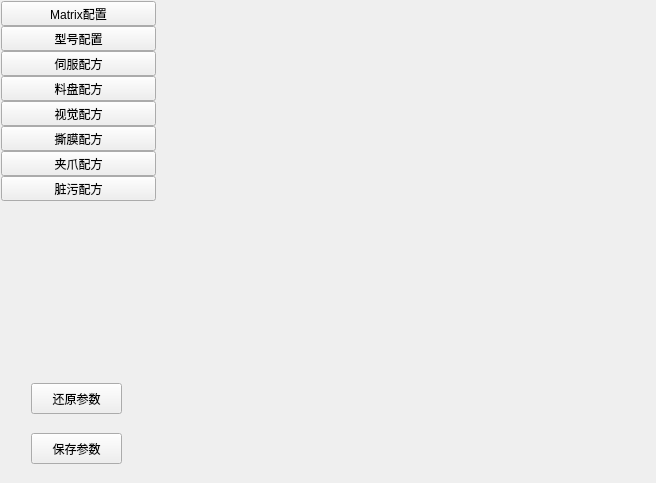
<?xml version="1.0" encoding="UTF-8"?>
<ui version="4.0">
 <class>WidgetProductSet</class>
 <widget class="QWidget" name="WidgetProductSet">
  <property name="geometry">
   <rect>
    <x>0</x>
    <y>0</y>
    <width>656</width>
    <height>483</height>
   </rect>
  </property>
  <property name="windowTitle">
   <string>Form</string>
  </property>
  <layout class="QHBoxLayout" name="horizontalLayout">
   <property name="leftMargin">
    <number>1</number>
   </property>
   <property name="topMargin">
    <number>1</number>
   </property>
   <property name="rightMargin">
    <number>6</number>
   </property>
   <property name="bottomMargin">
    <number>0</number>
   </property>
   <item>
    <widget class="QWidget" name="widgetLeftBar" native="true">
     <property name="maximumSize">
      <size>
       <width>155</width>
       <height>16777215</height>
      </size>
     </property>
     <layout class="QVBoxLayout" name="verticalLayout_2">
      <property name="spacing">
       <number>0</number>
      </property>
      <property name="leftMargin">
       <number>0</number>
      </property>
      <property name="topMargin">
       <number>0</number>
      </property>
      <property name="rightMargin">
       <number>0</number>
      </property>
      <property name="bottomMargin">
       <number>0</number>
      </property>
      <item>
       <widget class="QToolButton" name="btnMatrix_1">
        <property name="sizePolicy">
         <sizepolicy hsizetype="Expanding" vsizetype="Fixed">
          <horstretch>0</horstretch>
          <verstretch>0</verstretch>
         </sizepolicy>
        </property>
        <property name="text">
         <string>Matrix配置</string>
        </property>
       </widget>
      </item>
      <item>
       <widget class="QToolButton" name="btnProduct_2">
        <property name="sizePolicy">
         <sizepolicy hsizetype="Expanding" vsizetype="Fixed">
          <horstretch>0</horstretch>
          <verstretch>0</verstretch>
         </sizepolicy>
        </property>
        <property name="text">
         <string>型号配置</string>
        </property>
       </widget>
      </item>
      <item>
       <widget class="QToolButton" name="btnMotor_3">
        <property name="sizePolicy">
         <sizepolicy hsizetype="Expanding" vsizetype="Fixed">
          <horstretch>0</horstretch>
          <verstretch>0</verstretch>
         </sizepolicy>
        </property>
        <property name="text">
         <string>伺服配方</string>
        </property>
       </widget>
      </item>
      <item>
       <widget class="QToolButton" name="btnTray_4">
        <property name="sizePolicy">
         <sizepolicy hsizetype="Expanding" vsizetype="Fixed">
          <horstretch>0</horstretch>
          <verstretch>0</verstretch>
         </sizepolicy>
        </property>
        <property name="text">
         <string>料盘配方</string>
        </property>
       </widget>
      </item>
      <item>
       <widget class="QToolButton" name="btnVision_5">
        <property name="sizePolicy">
         <sizepolicy hsizetype="Expanding" vsizetype="Fixed">
          <horstretch>0</horstretch>
          <verstretch>0</verstretch>
         </sizepolicy>
        </property>
        <property name="text">
         <string>视觉配方</string>
        </property>
       </widget>
      </item>
      <item>
       <widget class="QToolButton" name="btnCalib_6">
        <property name="sizePolicy">
         <sizepolicy hsizetype="Expanding" vsizetype="Fixed">
          <horstretch>0</horstretch>
          <verstretch>0</verstretch>
         </sizepolicy>
        </property>
        <property name="text">
         <string>撕膜配方</string>
        </property>
       </widget>
      </item>
      <item>
       <widget class="QToolButton" name="btnMES_7">
        <property name="sizePolicy">
         <sizepolicy hsizetype="Expanding" vsizetype="Fixed">
          <horstretch>0</horstretch>
          <verstretch>0</verstretch>
         </sizepolicy>
        </property>
        <property name="text">
         <string>夹爪配方</string>
        </property>
       </widget>
      </item>
      <item>
       <widget class="QToolButton" name="btnDirty_8">
        <property name="sizePolicy">
         <sizepolicy hsizetype="Expanding" vsizetype="Fixed">
          <horstretch>0</horstretch>
          <verstretch>0</verstretch>
         </sizepolicy>
        </property>
        <property name="text">
         <string>脏污配方</string>
        </property>
       </widget>
      </item>
      <item>
       <spacer name="verticalSpacer_2">
        <property name="orientation">
         <enum>Qt::Vertical</enum>
        </property>
        <property name="sizeHint" stdset="0">
         <size>
          <width>20</width>
          <height>471</height>
         </size>
        </property>
       </spacer>
      </item>
      <item>
       <widget class="QWidget" name="widget_Param" native="true">
        <property name="sizePolicy">
         <sizepolicy hsizetype="Preferred" vsizetype="Fixed">
          <horstretch>0</horstretch>
          <verstretch>0</verstretch>
         </sizepolicy>
        </property>
        <property name="minimumSize">
         <size>
          <width>0</width>
          <height>110</height>
         </size>
        </property>
        <widget class="QPushButton" name="btnUpdateUI">
         <property name="geometry">
          <rect>
           <x>30</x>
           <y>10</y>
           <width>91</width>
           <height>31</height>
          </rect>
         </property>
         <property name="text">
          <string>还原参数</string>
         </property>
        </widget>
        <widget class="QPushButton" name="btnSaveParam">
         <property name="geometry">
          <rect>
           <x>30</x>
           <y>60</y>
           <width>91</width>
           <height>31</height>
          </rect>
         </property>
         <property name="text">
          <string>保存参数</string>
         </property>
        </widget>
       </widget>
      </item>
     </layout>
    </widget>
   </item>
   <item>
    <widget class="QWidget" name="widgetFunc" native="true">
     <layout class="QGridLayout" name="gridLayout_2">
      <property name="leftMargin">
       <number>0</number>
      </property>
      <property name="topMargin">
       <number>0</number>
      </property>
      <property name="rightMargin">
       <number>0</number>
      </property>
      <property name="bottomMargin">
       <number>0</number>
      </property>
      <property name="verticalSpacing">
       <number>0</number>
      </property>
      <item row="0" column="0">
       <widget class="QStackedWidget" name="stackedWidget"/>
      </item>
     </layout>
    </widget>
   </item>
  </layout>
 </widget>
 <resources/>
 <connections/>
</ui>
